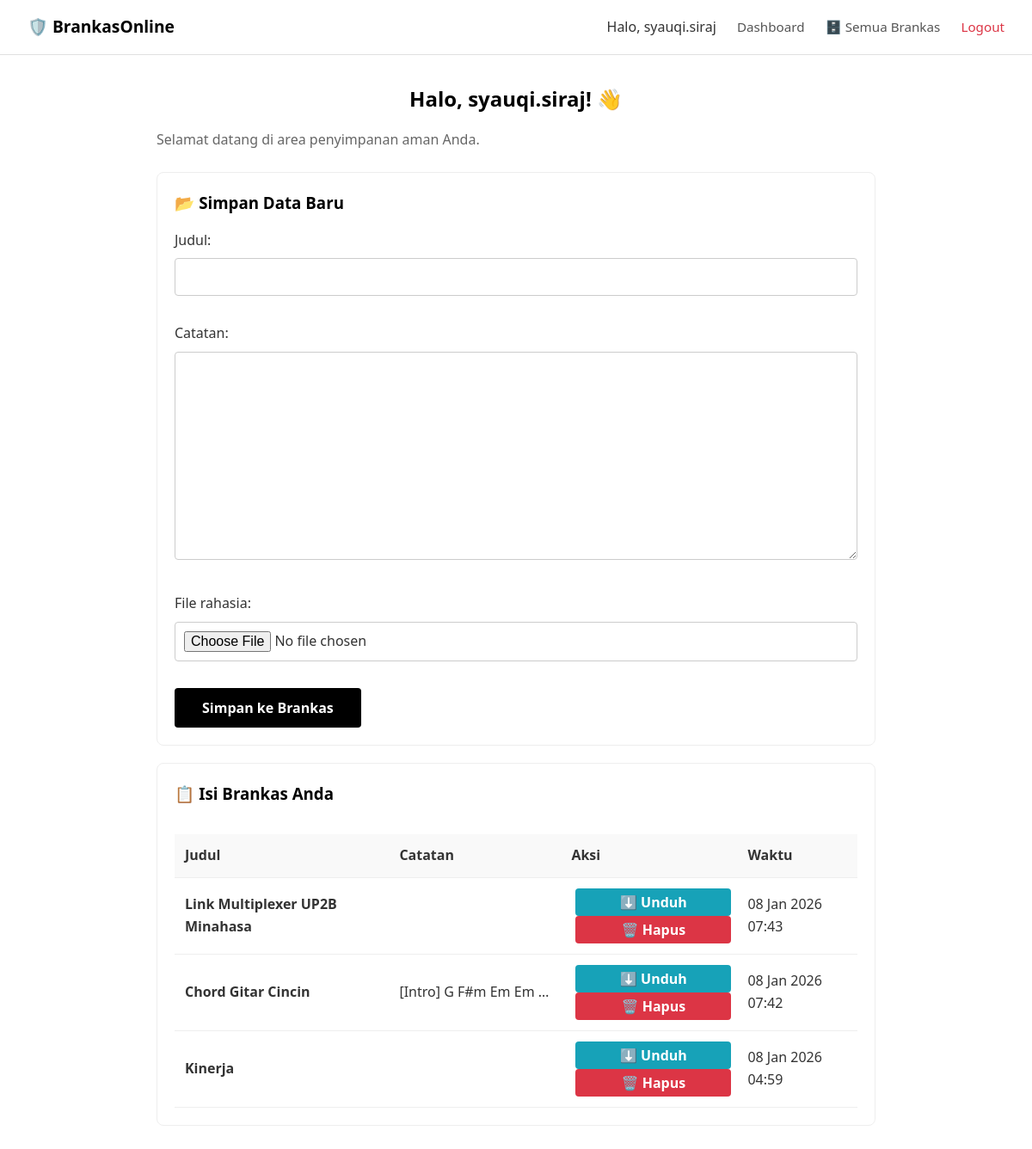
/dashboard/ (signed in), run on the app's committed database.
### posts/models.py (models this page shows, shortened)
class Brankas(models.Model):
    user = models.ForeignKey(User, on_delete=models.CASCADE)
    judul = models.CharField(max_length=200)
    catatan = models.TextField(blank=True, null=True)
    file_rahasia = models.FileField(
        upload_to=user_dir,
        validators=[validasi_file],
        blank=True, null=True
        )
    waktu_dibuat = models.DateTimeField(auto_now_add=True)

### posts/views.py (the view)
# urls.py: path('dashboard/', views.dashboard_view, name="dashboard"),
@never_cache
@login_required(login_url='login')
def dashboard_view(request):
    if request.method == "POST":
        form = BrankasForm(request.POST, request.FILES)
        if form.is_valid():
            brankas_baru=form.save(commit=False)
            brankas_baru.user=request.user
            brankas_baru.save()
            messages.success(request, "Data berhasil di simpan")
            return redirect('dashboard')
        else :
            messages.error(request, "Gagal Upload, Periksa Format anda")
    else :
        form = BrankasForm()
    data_brankas = Brankas.objects.filter(user=request.user).order_by('-waktu_dibuat')[:10]
    context = {
        'form' : form,
        "files" : data_brankas
    }
    return render(request, 'dashboard.html', context)

### posts/forms.py (shortened to what this page needs)
class BrankasForm(forms.ModelForm):
    class Meta:
        model = Brankas
        fields = ['judul', 'catatan', 'file_rahasia']

### templates/dashboard.html (shortened to what this page needs)
{% extends 'layout.html' %}
{% block content %}
<div>
    <h2 class="dashboard-title">Halo, {{ user.username }}! 👋</h2>
    <p>Selamat datang di area penyimpanan aman Anda.</p>
    <div class="dashboard-card">
        <h3>📂 Simpan Data Baru</h3>
        <form method="post" enctype="multipart/form-data">
            {{ form.as_p }}
            <button type="submit" style="width: auto; padding-left: 2rem; padding-right: 2rem;">
                Simpan ke Brankas
            </button>
        </form>
    </div>
    <div class="dashboard-card">
        <h3>📋 Isi Brankas Anda</h3>
        {% if files %}
            <div style="overflow-x: auto;">
                <table>
                    <thead>
                        <tr>
                            <th>Judul</th>
                            <th>Catatan</th>
                            <th>Aksi</th>
                            <th>Waktu</th>
                        </tr>
                    </thead>
                    <tbody>
                        {% for item in files %}
                        <tr>
                            <td><strong>{{ item.judul }}</strong></td>
                            <td style="max-width: 200px; white-space: nowrap; overflow: hidden; text-overflow: ellipsis;">
                                {{ item.catatan }}
                            </td>
                            <td>
                                <a href="{% url 'download_brankas' item.id %}" style="text-decoration: none;">
                                    <button style="background-color: #17a2b8; color: white; border: none; padding: 5px 10px; cursor: pointer; margin-left: 5px; border-radius: 4px;">
                                        ⬇️ Unduh
                                    </button>
                                </a>
                                <button onclick="bukaModal('{{ item.id }}', '{{ item.judul|escapejs }}')"
                                        style="background-color: #dc3545; color: white; border: none; padding: 5px 10px; cursor: pointer; margin-left: 5px; border-radius: 4px;">
                                    🗑️ Hapus
                                </button>
                            </td>
                            <td>{{ item.waktu_dibuat|date:"d M Y H:i" }}</td>
                        </tr>
                        {% endfor %}
                    </tbody>
                </table>
            </div>
        {% else %}
            <p class="text-center" style="margin-top: 20px;">
                <em>Brankas Anda masih kosong. Silakan upload data baru pada formulir di atas.</em>
            </p>
        {% endif %}
    </div>
</div>
{% endblock %}

### templates/layout.html (shortened to what this page needs)
<!DOCTYPE html>
{% load static %}
<html lang="id">
<head>
    <link rel="stylesheet" href="{% static 'css/style.css' %}">
</head>
<body>
    <nav>
        <span href="/" class="brand">🛡️ BrankasOnline</span>
        <div>
            {% if user.is_authenticated %}
                <span>Halo, {{ user.username }}</span>
                <a href="{% url 'dashboard' %}">Dashboard</a>
                <a href="{% url 'brankas_list' %}">🗄️ Semua Brankas</a>
                <a href="#" onclick="konfirmasiLogout(event)" style="color: #dc3545;">Logout</a>
            {% else %}
                <a href="{% url 'login' %}">Login</a>
                <a href="{% url 'register' %}">Daftar</a>
            {% endif %}
        </div>
    </nav>
    <main>
        {% block content %}
        {% endblock %}
    </main>
</body>
</html>

### static/css/style.css (style rules this page uses)
* { margin: 0; padding: 0; box-sizing: border-box; font-family: 'Segoe UI', Arial, sans-serif; }
body { background-color: #ffffff; color: #333333; line-height: 1.6; display: flex; flex-direction: column; min-height: 100vh; }
nav { background-color: #ffffff; border-bottom: 1px solid #e0e0e0; padding: 1rem 2rem; display: flex; justify-content: space-between; align-items: center; }
nav .brand { font-weight: bold; font-size: 1.2rem; color: #000; text-decoration: none; }
nav a { text-decoration: none; color: #555; margin-left: 20px; font-size: 0.95rem; }
main { flex: 1; padding: 2rem; width: 100%; max-width: 900px; margin: 0 auto; }
h2, h3 { margin-bottom: 1rem; color: #000; }
h2 { text-align: center; }
p { color: #666; margin-bottom: 1.5rem; }
form p { margin-bottom: 1rem; }
label { display: block; margin-bottom: 0.5rem; font-weight: 500; color: #333; }
input[type="text"], input[type="password"], input[type="email"], textarea, input[type="file"] { width: 100%; padding: 10px; border: 1px solid #ccc; border-radius: 4px; margin-bottom: 15px; font-size: 1rem; background-color: #fff; color: #333; }
button { width: 100%; padding: 12px; background-color: #000; color: #fff; border: none; border-radius: 4px; cursor: pointer; font-size: 1rem; font-weight: 600; transition: opacity 0.2s; }
.dashboard-card { margin-top: 20px; border: 1px solid #eee; padding: 20px; border-radius: 8px; }
table { width: 100%; border-collapse: collapse; margin-top: 1rem; }
th, td { padding: 12px; border-bottom: 1px solid #eee; text-align: left; }
th { background-color: #f9f9f9; font-weight: 600; }

### data on the page
Brankas: judul "Link Multiplexer UP2B Minahasa", waktu_dibuat "08 Jan 2026 07:43"
Brankas: judul "Chord Gitar Cincin", catatan "[Intro] G F#m Em Em…", waktu_dibuat "08 Jan 2026 07:42"
Brankas: judul "Kinerja", waktu_dibuat "08 Jan 2026 04:59"

### other printed values
{{ user.username }} "syauqi.siraj"
